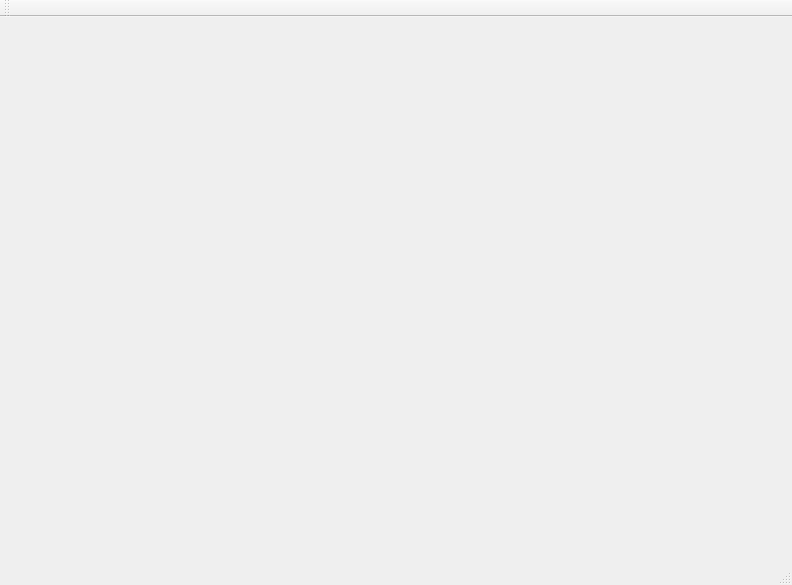
<?xml version="1.0" encoding="UTF-8"?>
<ui version="4.0">
 <class>MainWindow</class>
 <widget class="QMainWindow" name="MainWindow">
  <property name="geometry">
   <rect>
    <x>0</x>
    <y>0</y>
    <width>792</width>
    <height>585</height>
   </rect>
  </property>
  <property name="windowTitle">
   <string>MainWindow</string>
  </property>
  <widget class="QWidget" name="centralWidget">
   <layout class="QHBoxLayout" name="horizontalLayout"/>
  </widget>
  <widget class="QMenuBar" name="menuBar">
   <property name="geometry">
    <rect>
     <x>0</x>
     <y>0</y>
     <width>792</width>
     <height>23</height>
    </rect>
   </property>
  </widget>
  <widget class="QStatusBar" name="statusBar"/>
  <widget class="QToolBar" name="toolBar">
   <property name="windowTitle">
    <string>toolBar</string>
   </property>
   <attribute name="toolBarArea">
    <enum>TopToolBarArea</enum>
   </attribute>
   <attribute name="toolBarBreak">
    <bool>false</bool>
   </attribute>
  </widget>
 </widget>
 <layoutdefault spacing="6" margin="11"/>
 <resources/>
 <connections/>
</ui>
